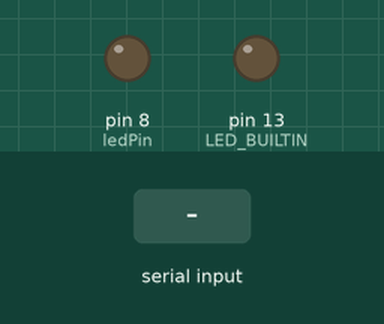
This sketch was run on a simulated Arduino Uno, built with avr-gcc and run on an emulated ATmega328P. On the bench: output pins drawn as LEDs (lit = HIGH). The test bench sets the inputs (shaded band).

Above: at 1.2 s.
1.3 s: "1\n" received over Serial
At 2.3 s:
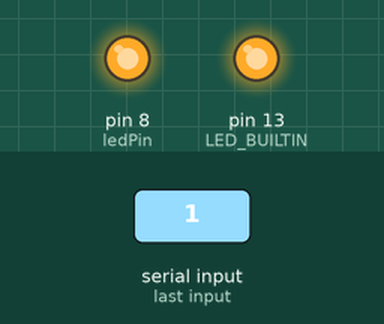
Timing chart, 0 to 4.3 s (numbered marks = the images above; inputs shaded):
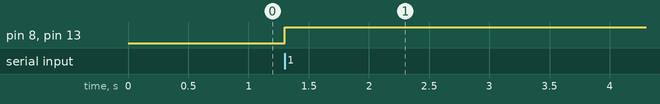

The sketch:

serialreadingcortex.ino
```cpp
int x;
int ledPin = 8;

void setup() {
 Serial.begin(115200);
 Serial.setTimeout(1);
 pinMode(LED_BUILTIN, OUTPUT);
 pinMode(ledPin, OUTPUT);

 delay(1);

 digitalWrite(LED_BUILTIN, HIGH);
 digitalWrite(ledPin, HIGH);

 delay(1);

 digitalWrite(LED_BUILTIN, LOW);
 digitalWrite(ledPin, LOW);


}
void loop() {
 while (!Serial.available());
 x = Serial.readString().toInt();

 if (x == 1) {
  digitalWrite(LED_BUILTIN, HIGH);
  digitalWrite(ledPin, HIGH);

 } if (x == -1) {
  digitalWrite(LED_BUILTIN, LOW);
  digitalWrite(ledPin, LOW);

 }


}
```

Measured:
- after the input at 1.3 s, pin 8 (ledPin), pin 13 (LED_BUILTIN): LOW → HIGH at once
